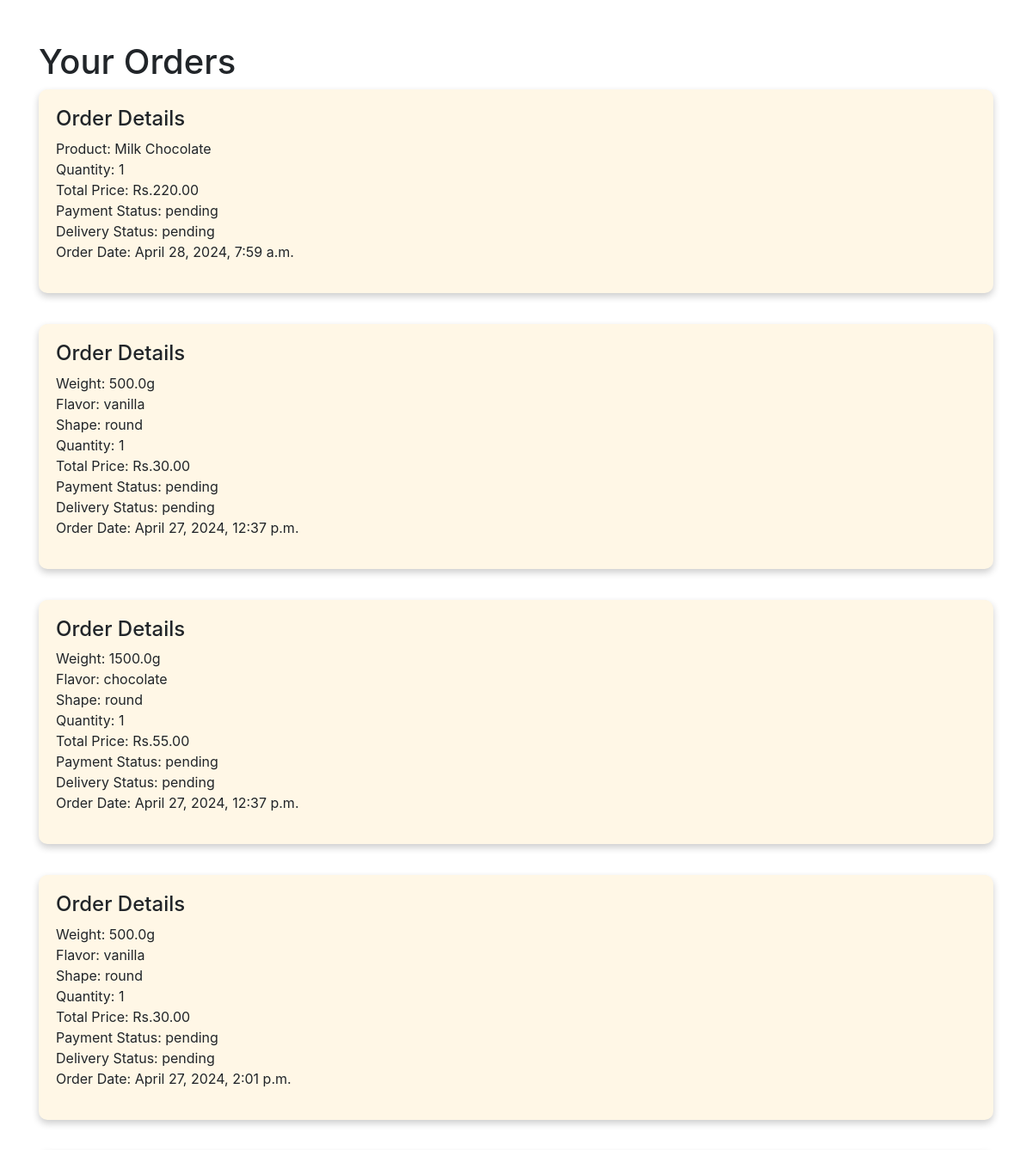
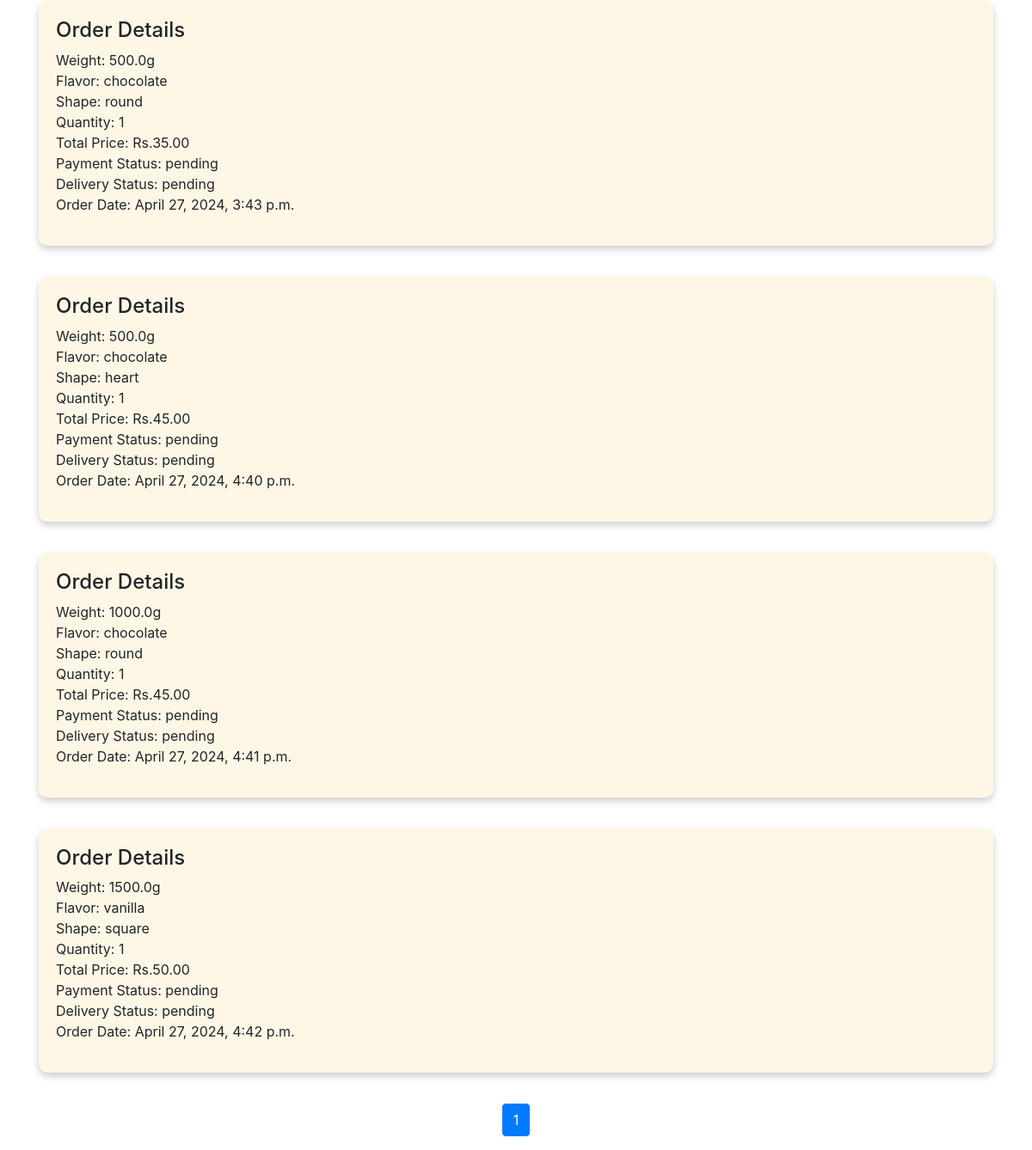
Screenshot of /user-orders/ (signed in) with the database file from the repository (2 pictures, top to bottom).
### bakery_app/models.py (models this page shows, shortened)
class Order(models.Model):
    user = models.ForeignKey(User, on_delete=models.CASCADE)
    product = models.ForeignKey(BakeryProduct, on_delete=models.CASCADE)
    quantity = models.IntegerField()
    total_price = models.DecimalField(max_digits=10, decimal_places=2)
    payment_status = models.CharField(max_length=10, choices=[('paid', 'Paid'), ('pending', 'Pending')], default='pending')
    delivery_status = models.CharField(max_length=10, choices=[('shipped', 'Shipped'), ('pending', 'Pending')], default='pending')
    order_date = models.DateTimeField(auto_now_add=True)

class BakeryProduct(models.Model):
    name = models.CharField(max_length=100)
    description = models.TextField()
    price = models.DecimalField(max_digits=6, decimal_places=2)
    image = models.ImageField(upload_to='product_images/')

class CustomBakeryOrder(models.Model):
    user = models.ForeignKey(User, on_delete=models.CASCADE)  # User who placed the order
    weight = models.FloatField()  # Weight in grams
    flavor = models.CharField(max_length=50)  # Flavor of the bakery item
    shape = models.CharField(max_length=50)  # Shape of the bakery item
    order_date = models.DateTimeField(auto_now_add=True)  # When the order was placed
    delivery_date = models.DateField(null=True, blank=True)  # Optional delivery date
    payment_status = models.CharField(max_length=10, choices=[('paid', 'Paid'), ('pending', 'Pending')], default='pending')
    delivery_status = models.CharField(max_length=10, choices=[('shipped', 'Shipped'), ('pending', 'Pending')], default='pending')
    total_price = models.DecimalField(max_digits=6, decimal_places=2)  # Total price
    quantity = models.IntegerField(default=1)

### bakery_app/views.py (the view)
# urls.py: path('user-orders/', views.user_orders, name='user_orders'),
@login_required
def user_orders(request):
    standard_orders = Order.objects.filter(user=request.user)
    custom_orders = CustomBakeryOrder.objects.filter(user=request.user)
    combined_orders = list(standard_orders) + list(custom_orders)
    paginator = Paginator(combined_orders, 10)  # Pagination for 10 orders per page
    page_number = request.GET.get('page')  # Get the current page
    page_obj = paginator.get_page(page_number)  # Get the relevant page object
    return render(request, 'user_orders.html', {'page_obj': page_obj})  # Pass orders to the template

### bakery_app/templates/user_orders.html (shortened to what this page needs)
<!DOCTYPE html>
<html lang="en">
<head>
    <link rel="stylesheet" href="https://stackpath.bootstrapcdn.com/bootstrap/4.5.2/css/bootstrap.min.css">
</head>
<body>
    <div class="container mt-5">
        <h1>Your Orders</h1>
        <div class="row">
            {% for order in page_obj %}
            <div class="col-md-12 mb-3">
                <div class="order-card">
                    <h4>Order Details</h4>
                    <p>
                        {% if order.product %}
                        Product: {{ order.product.name }} <br>
                        {% else %}
                        Weight: {{ order.weight }}g <br>
                        Flavor: {{ order.flavor }} <br>
                        Shape: {{ order.shape }} <br>
                        {% endif %}
                        Quantity: {{ order.quantity }} <br>
                        Total Price: Rs.{{ order.total_price }} <br>
                        Payment Status: {{ order.payment_status }} <br>
                        Delivery Status: {{ order.delivery_status }} <br>
                        Order Date: {{ order.order_date }} <br>
                    </p>
                </div>
            </div>
            {% endfor %}
        </div>
        <nav aria-label="Page navigation">
            <ul class="pagination justify-content-center">
                {% for num in page_obj.paginator.page_range %}
                <li class="page-item {% if num == page_obj.number %}active{% endif %}">
                    <a class="page-link" href="?page={{ num }}">{{ num }}</a>
                </li>
                {% endfor %}
            </ul>
        </nav>
    </div>
</body>
</html>

### bakery_app/templates/user_orders.html (style rules this page uses)
.order-card { background-color: #fff7e6; padding: 20px; border-radius: 10px; box-shadow: 0 4px 8px 0 rgba(0,0,0,0.2); margin-bottom: 20px; }

### rows the page displays
Order: product.name "Milk Chocolate", quantity "1", total_price "220.00", payment_status "pending", delivery_status "pending", order_date "April 28, 2024, 7:59 a.m."
CustomBakeryOrder: weight "500.0", flavor "vanilla", shape "round", quantity "1", total_price "30.00", payment_status "pending", delivery_status "pending", order_date "April 27, 2024, 12:37 p.m."
CustomBakeryOrder: weight "1500.0", flavor "chocolate", shape "round", quantity "1", total_price "55.00", payment_status "pending", delivery_status "pending", order_date "April 27, 2024, 12:37 p.m."
CustomBakeryOrder: weight "500.0", flavor "vanilla", shape "round", quantity "1", total_price "30.00", payment_status "pending", delivery_status "pending", order_date "April 27, 2024, 2:01 p.m."
CustomBakeryOrder: weight "500.0", flavor "chocolate", shape "round", quantity "1", total_price "35.00", payment_status "pending", delivery_status "pending", order_date "April 27, 2024, 3:43 p.m."
CustomBakeryOrder: weight "500.0", flavor "chocolate", shape "heart", quantity "1", total_price "45.00", payment_status "pending", delivery_status "pending", order_date "April 27, 2024, 4:40 p.m."
CustomBakeryOrder: weight "1000.0", flavor "chocolate", shape "round", quantity "1", total_price "45.00", payment_status "pending", delivery_status "pending", order_date "April 27, 2024, 4:41 p.m."
CustomBakeryOrder: weight "1500.0", flavor "vanilla", shape "square", quantity "1", total_price "50.00", payment_status "pending", delivery_status "pending", order_date "April 27, 2024, 4:42 p.m."

### other values shown
{{ num }} "1"
